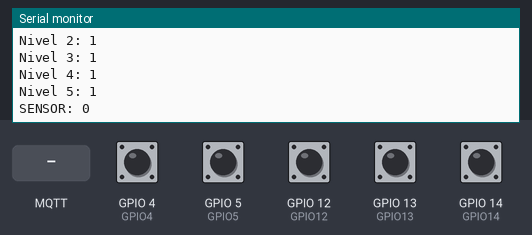
A sketch run on a simulated ESP8266 (NodeMCU). Parts: the last lines printed to the serial monitor. The test bench sets the inputs (shaded band); at power-on: GPIO 4 (GPIO4), GPIO 5 (GPIO5), GPIO 12 (GPIO12), GPIO 13 (GPIO13), GPIO 14 (GPIO14) HIGH. WiFi joins after 1.5 s; servers stay silent unless stated; random numbers use the default seed unless the sketch sets one; no MQTT or app messages arrive unless stated.

Above: at 2.7 s.
2.8 s: MQTT message "get" arrives on the first subscribed topic
At 5.2 s:
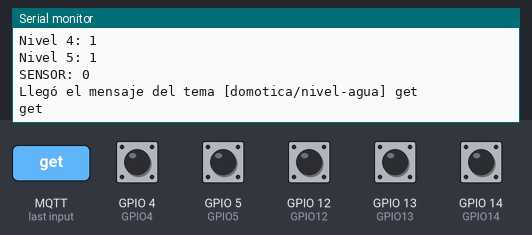
6.0 s: MQTT message "1" arrives on the first subscribed topic
At 7.4 s:
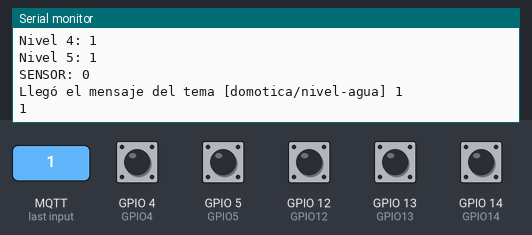
8.0 s: MQTT message "on" arrives on the first subscribed topic
At 9.4 s:
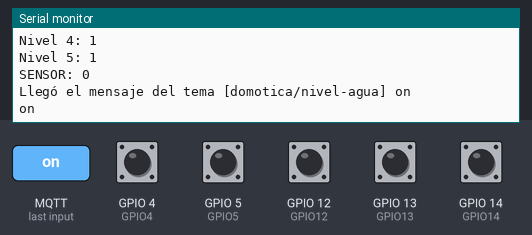
10.0 s: MQTT message "off" arrives on the first subscribed topic
At 11.1 s:
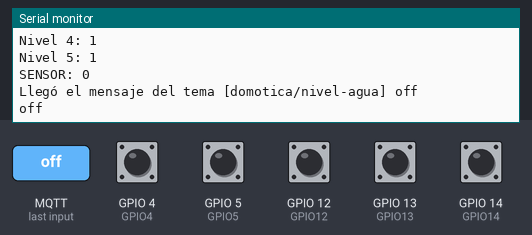
Timing chart, 0 to 13.0 s (numbered marks = the images above; inputs shaded):
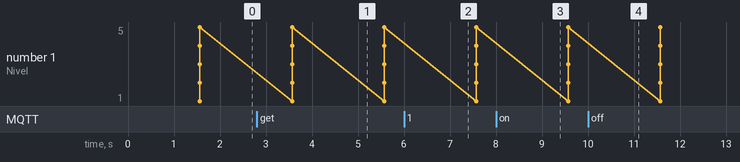

Measured:
- after the input at 2.8 s, the serial monitor: prints a new line after 1.8 s (image 1)
- after the input at 6.0 s, the serial monitor: prints a new line after 0.57 s (image 2)
- after the input at 8.0 s, the serial monitor: prints a new line after 0.57 s (image 3)
- after the input at 10.0 s, the serial monitor: prints a new line after 0.57 s (image 4)

The sketch:

waterlevel.ino
```cpp
#include <ESP8266WiFi.h>
#include <PubSubClient.h>
#include <cstdlib>
#include <stdlib.h>
WiFiClient espClient;
PubSubClient client(espClient);

#define GPIO5 5   //D1 - LVL5
#define GPIO4 4   //D2 - LVL4
#define GPIO14 14 //D5 - LVL3
#define GPIO12 12 //D6 - LVL2
#define GPIO13 13 //D7 - LVL1

int lvl5=1;
int lvl4=1;
int lvl3=1;
int lvl2=1;
int lvl1=1;

int sensor = 0;

const char* HOTSPOT_WIFI = "zaholy";
const char* HOTSPOT_PWD = "pelusatony";
const char* MQTT_SERVER = "test.mosquitto.org";
#define MQTT_PORT 1883
#define TOPIC "domotica/nivel-agua"
#define BUFFER_SIZE (50)

void setup_wifi() {
  delay(10);
  Serial.println();
  Serial.print("Conectado a ");
  Serial.println(HOTSPOT_WIFI);
  WiFi.mode(WIFI_STA);
  WiFi.begin(HOTSPOT_WIFI, HOTSPOT_PWD);
  while (WiFi.status() != WL_CONNECTED) {
    delay(500);
    Serial.print(".");
  }
  randomSeed(micros());
  Serial.println("");
  Serial.println("WiFi conectado");
  Serial.println("Dirección IP: ");
  Serial.println(WiFi.localIP());
}

void callback(char* topic, byte* payload, unsigned int length) {
  Serial.print("Llegó el mensaje del tema [");
  Serial.print(topic);
  Serial.print("] ");
  String message;
  for (int i = 0; i < length; i++) {
    message = message + (char) payload[i];  // convert *byte to string
    Serial.print((char)payload[i]);
  }
  Serial.println();
  Serial.print(message);
  if(message=="get")
  {
    String data = (String) sensor;
    client.publish(TOPIC, data.c_str());
  }
}

void reconnect() {
  while (!client.connected()) {
    Serial.print("Intentando la conexión MQTT...");
    String clientId = "ESP8266Client-";
    clientId += String(random(0xffff), HEX);
    if (client.connect(clientId.c_str())) {
      Serial.println("conectado");
      client.subscribe(TOPIC);
    } else {
      Serial.print("fallido, rc =");
      Serial.print(client.state());
      Serial.println(" inténtalo de nuevo en 5 segundos");
      delay(5000);
    }
  }
}

void setup() {
  Serial.begin(115200);

  pinMode(GPIO5, INPUT_PULLUP);
  pinMode(GPIO4, INPUT_PULLUP);
  pinMode(GPIO14, INPUT_PULLUP);
  pinMode(GPIO12, INPUT_PULLUP);
  pinMode(GPIO13, INPUT_PULLUP);
  setup_wifi();
  client.setServer(MQTT_SERVER, MQTT_PORT);
  client.setCallback(callback);

}

void loop() {

   if (!client.connected()) {
    reconnect();
  }

  //Lectura de la sonda tiene en total 5 niveles
  lvl5 = digitalRead(GPIO5);
  lvl4  = digitalRead(GPIO4);
  lvl3  = digitalRead(GPIO14);
  lvl2  = digitalRead(GPIO12);
  lvl1 = digitalRead(GPIO13);

  Serial.println("Nivel 1: " + String(lvl1));
  Serial.println("Nivel 2: " + String(lvl2));
  Serial.println("Nivel 3: " + String(lvl3));
  Serial.println("Nivel 4: " + String(lvl4));
  Serial.println("Nivel 5: " + String(lvl5));

  //Lectura
  if(lvl5 == LOW && lvl4 == LOW && lvl3 == LOW && lvl2 == LOW && lvl1 == LOW){
    sensor = 100;
  }
  if(lvl5 == HIGH && lvl4 == LOW && lvl3 == LOW && lvl2 == LOW && lvl1 == LOW){
    sensor = 80;
  }
  if(lvl5 == HIGH && lvl4 == HIGH && lvl3 == LOW && lvl2 == LOW && lvl1 == LOW){
    sensor = 60;
  }
  if(lvl5 == HIGH && lvl4 == HIGH && lvl3 == HIGH && lvl2 == LOW && lvl1 == LOW){
    sensor = 40;
  }
  if(lvl5 == HIGH && lvl4 == HIGH && lvl3 == HIGH && lvl2 == HIGH && lvl1 == LOW){
    sensor = 20;
  }
  if(lvl5 == HIGH && lvl4 == HIGH && lvl3 == HIGH && lvl2 == HIGH && lvl1 == HIGH){
    sensor = 0;
  }

  Serial.println("SENSOR: " + String(sensor));
  delay(1000);

  client.loop();
  delay(1000);

}
```
